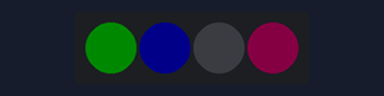
Recording of a program running on a simulated Raspberry Pi Pico running MicroPython. Parts: 4 RGB LEDs in strip order, left to right. Dim RGB values are drawn brighter than linear; random numbers come from a fixed seed.

Above: at 0.15 s.
At 4.96 s:
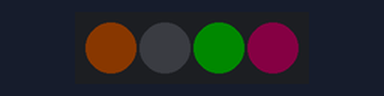
At 10.07 s:
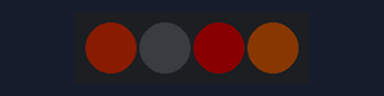
At 19.99 s:
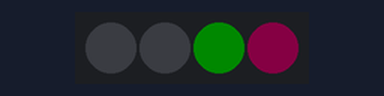
At 29.61 s:
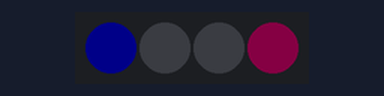
At 39.84 s:
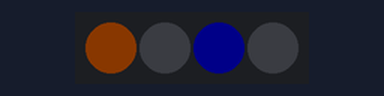
Timing chart, 0 to 40.0 s (numbered marks = the images above):
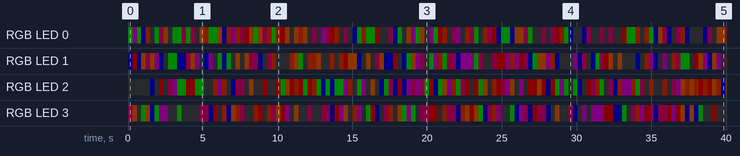

Measured:
- by itself, RGB LED 2: off → RGB(0, 0, 10) at 1.5 s, → off 0.30 s later, → RGB(10, 0, 0) 0.30 s later, → off 0.30 s later, … (118 changes in this stretch)
- by itself, RGB LED 3: off → RGB(8, 0, 4) at 0.00 s, → RGB(10, 4, 0) 0.30 s later, → off 0.30 s later, → RGB(0, 10, 0) 0.30 s later, … (110 changes in this stretch)

The program:

ws2812_randomLed.py
```python
#Example 1 - Control individual LED

from neopixel import Neopixel
import utime
import random

numpix = 4
strip = Neopixel(numpix, 0, 28, "RGB")

red = (255, 0, 0)
orange = (255, 50, 0)
yellow = (255, 100, 0)
green = (0, 255, 0)
blue = (0, 0, 255)
indigo = (100, 0, 90)
violet = (200, 0, 100)
colors_rgb = [red, orange, yellow, green, blue, indigo, violet]

delay = 0.3
strip.brightness(10)

while True:
    strip.set_pixel(random.randint(0, numpix-1), colors_rgb[random.randint(0, len(colors_rgb)-1)])
    strip.set_pixel(random.randint(0, numpix-1), colors_rgb[random.randint(0, len(colors_rgb)-1)])
    strip.set_pixel(random.randint(0, numpix-1), colors_rgb[random.randint(0, len(colors_rgb)-1)])
    strip.set_pixel(random.randint(0, numpix-1), colors_rgb[random.randint(0, len(colors_rgb)-1)])
    strip.set_pixel(random.randint(0, numpix-1), colors_rgb[random.randint(0, len(colors_rgb)-1)])
    strip.show()
    utime.sleep(delay)
    strip.fill((0,0,0))
```
